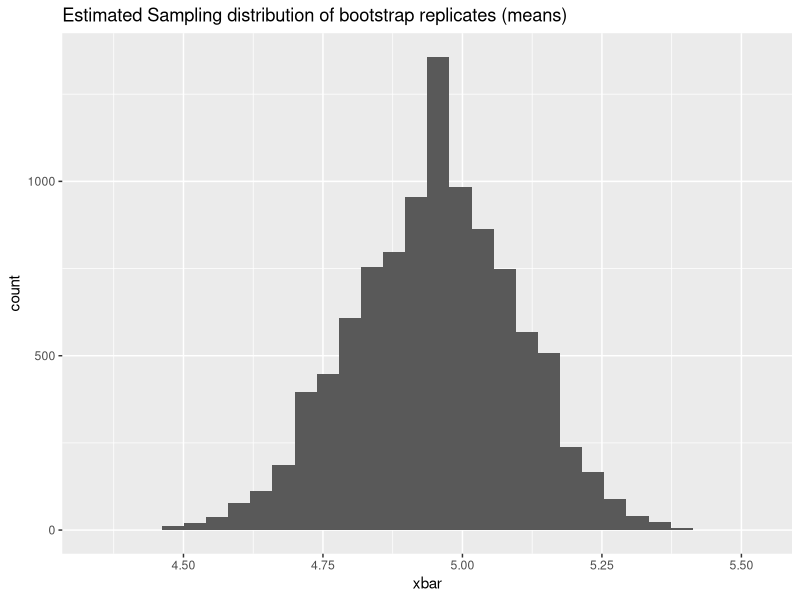

Write the R code that produced this figure.
## ---- chunk 1
suppressPackageStartupMessages({
library(knitr)
library(dplyr)
library(boot)
library(ggplot2)
})
## ---- chunk 2
Q1.sample <- c(5.1, 4.9, 5.6, 4.2, 4.8, 4.5, 5.3, 5.2)
kable(c(Mean = mean(Q1.sample), Standard.Deviation = sd(Q1.sample)))
## ---- chunk 3
n <- length(Q1.sample)
df <- n - 1
alpha = 1 - 0.95
upper.limit <- mean(Q1.sample) + qt(1 - (alpha/2), df)*(sd(Q1.sample)/sqrt(n))
lower.limit <- mean(Q1.sample) - qt(1 - (alpha/2), df)*(sd(Q1.sample)/sqrt(n))
## ---- chunk 4
paste0("(", lower.limit, ", ", upper.limit, ")")
## ---- chunk 5
mean.function <- function(x, index) {
  d <- x[index]    
  return(mean(d))
}
Boot.sample <- boot(data = Q1.sample, statistic = mean.function, R = 10000)
## ---- chunk 6
quantile(Boot.sample$t, probs = c(.025, .975))
## ---- chunk 7
Boot.sample.graph <- data.frame(xbar = Boot.sample$t)
ggplot(Boot.sample.graph, aes(x = xbar)) +
    geom_histogram() + 
    ggtitle('Estimated Sampling distribution of bootstrap replicates (means)' )
## ---- chunk 8
u0 = 5
# alpha = 0.05
# df = n - 1
# t.crit <- qt(alpha, df)
# x.crit <- t.crit*(sd(Q1.sample)/sqrt(n)) + u0
# $$
# t_{crit} = t^{\alpha}_{df} = -1.894579
# $$

# pvalue of the test statistic:
test.statistic <- (mean(Q1.sample)-u0)/(sd(Q1.sample)/sqrt(n))
pvalue = pt(test.statistic, df)
pvalue
## ---- chunk 9
t.test(c(5.1, 4.9, 5.6, 4.2, 4.8, 4.5, 5.3, 5.2), alternative = "two.sided")
## ---- chunk 10
Q2.sample <- c(91.9, 97.8, 111.4, 122.3, 105.4, 95.0, 103.8, 99.6, 96.6, 119.3, 104.8, 101.7)
n = length(Q2.sample)
df = n - 1
alpha = 1 - 0.9
upper.limit <- mean(Q2.sample) + qt(1 - (alpha/2), df)*(sd(Q2.sample)/sqrt(n))
lower.limit <- mean(Q2.sample) - qt(1 - (alpha/2), df)*(sd(Q2.sample)/sqrt(n))
## ---- chunk 11
paste0("(", lower.limit, ", ", upper.limit, ")")
## ---- chunk 12
u0 = 105
test.statistic <- (mean(Q2.sample)-u0)/(sd(Q2.sample)/sqrt(n))
## ---- chunk 13
pvalue = pt(test.statistic, df)
pvalue
## ---- chunk 14

